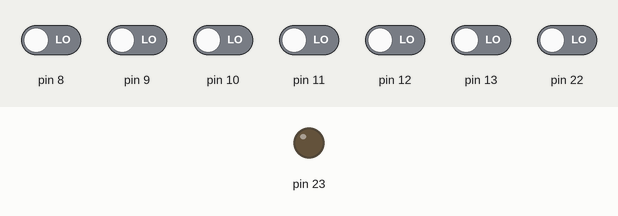
This sketch was run on a simulated Arduino Uno, built with avr-gcc and run on an emulated ATmega328P. Shown: output pins drawn as LEDs (lit = HIGH). Inputs (shaded band) come from the test bench; at power-on: pin 8–13, pin 22 LOW.

Above: at 1.6 s.
At 127.5 s:
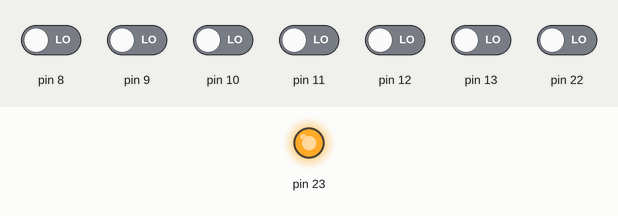
Timing chart, 0 to 130.0 s (numbered marks = the images above):
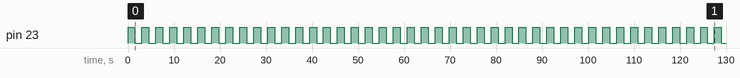

The sketch:

blinkPushButAsm.ino
```cpp
//Este código en ASM realiza la función del parpadeo de un led cambiando de frecuencia sí un botón ees activado.
void setup(){
  DDRB = DDRB | B10000000; // Data Direction Register B: Inputs 0-6, Output 7
  }
void loop(){
  asm (
    "inicio:\n\t"
    "in r17,0x03\n\t" //Configuramos el puerto 12 de la Arduino como entrada
    "LDI r18,0\n\t"
    "cp r17,r18\n\t" //Comparamos si está activado el botón con un 0
    "brne pushBut\n\t" //salta a la secuencia del delay porque se activó el PushButton
    "jmp norm\n\t" //salta a la secuencia de delay normal

    "pushBut:\n\t" //Secuencia de botón activado
    "sbi 0x05,0x07\n\t" //Se coloca un 1 en la salida para que encienda el Led
    "call tiempo_2\n\t" //El tiempo 2 tarda lo doble ya que tiene una frecuencia de 0.5 Hz
    "cbi 0x05,0x07\n\t" //Se coloca un 0 en la salida para que se apague el Led
    "call tiempo_2\n\t"
    "jmp main\n\t" //Salta al inicio

    "norm:\n\t" //Secuencia normal
    "sbi 0x05,0x07\n\t"
    "call tiempo_1\n\t" //El tiempo 1 tarda 1 sec porque tiene una frecuencia de 1 hz
    "cbi 0x05,0x07\n\t"
    "call tiempo_1\n\t"
    "jmp main\n\t"

    "tiempo_1:\n\t" //Con esta configuración, el parpadeo se hace cada segundo
    "LDI r22, 124\n\t" //Con 124 se asegura un retardo de 1 segundo
    "LOOP_3:\n\t"//Con 3 loops se puede realizar un retardo máximo de 255^3 pasos
    "LDI r21, 255\n\t"
    "LOOP_2:\n\t"
    "LDI r20, 255\n\t"
    "LOOP_1:\n\t"
    "DEC r20\n\t" //Se decrementa el número 255
    "BRNE LOOP_1\n\t"
    "DEC r21\n\t"
    "BRNE LOOP_2\n\t"
    "DEC r22\n\t"
    "BRNE LOOP_3\n\t"
    "ret\n\t" //Regreso a la rutina de la secuencia normal

    "tiempo_2:\n\t" //Con esta configuración el parpadeo se hace cada 2 segundos
    "LDI r25, 247\n\t" // Con 247 se asegura un retardo de 1 más que en la secuencia normal
    "LOOP_6:\n\t"
    "LDI r24, 255\n\t"
    "LOOP_5:\n\t"
    "LDI r23, 255\n\t"
    "LOOP_4:\n\t"
    "DEC r23\n\t"
    "BRNE LOOP_4\n\t"
    "DEC r24\n\t"
    "BRNE LOOP_5\n\t"
    "DEC r25\n\t"
    "BRNE LOOP_6\n\t"
    "ret\n\t" //Regreso a la rutina de la secuencia de botón activado
  );
}
```

Measured:
- by itself, pin 23: alternates HIGH for 1.5 s and LOW for 1.5 s
